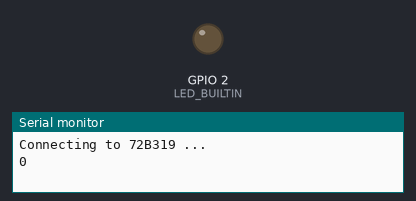
A program run on a simulated ESP8266 (NodeMCU). Parts: output pins drawn as LEDs (lit = HIGH, except the on-board LED, lit = LOW), the last lines printed to the serial monitor. WiFi joins after 1.5 s; servers stay silent unless stated.

Above: at 1.1 s.
At 2.1 s:
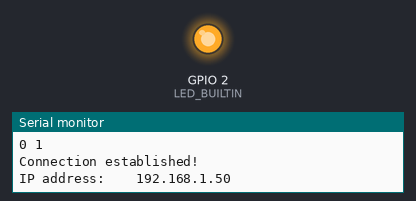
Timing chart, 0 to 3.6 s (numbered marks = the images above):
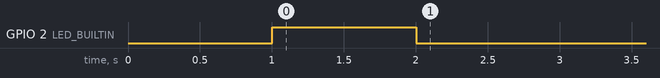

The program:

main.cpp
```cpp
#include <ESP8266WiFi.h>

const char *ssid = "72B319";

const char *password = "xiao760914aa";

void setup()
{
  Serial.begin(115200);
  pinMode(LED_BUILTIN, OUTPUT);
  WiFi.begin(ssid, password);
  Serial.print("Connecting to ");
  Serial.print(ssid);
  Serial.println(" ...");

  int i = 0;
  while (WiFi.status() != WL_CONNECTED)
  {
    delay(1000);
    digitalWrite(LED_BUILTIN, !digitalRead(LED_BUILTIN));

    Serial.print(i++);
    Serial.print(' ');
  }
  digitalWrite(LED_BUILTIN, LOW); //低电平点亮
  Serial.println("");
  Serial.println("Connection established!");
  Serial.print("IP address:    ");
  Serial.println(WiFi.localIP());
}

void loop()
{
}
```
